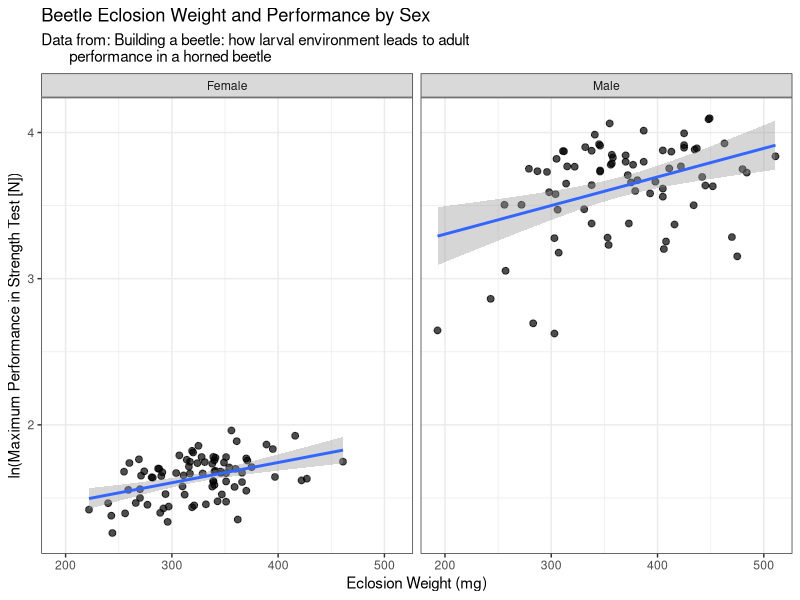
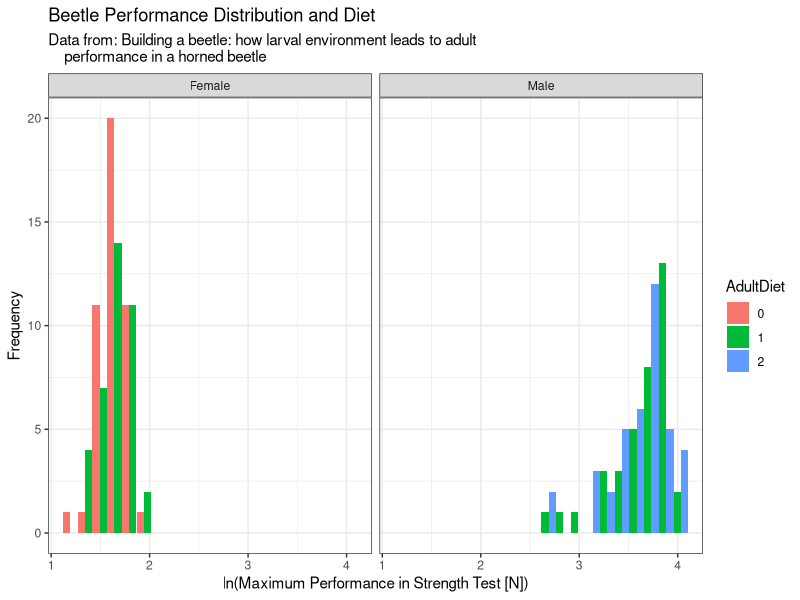
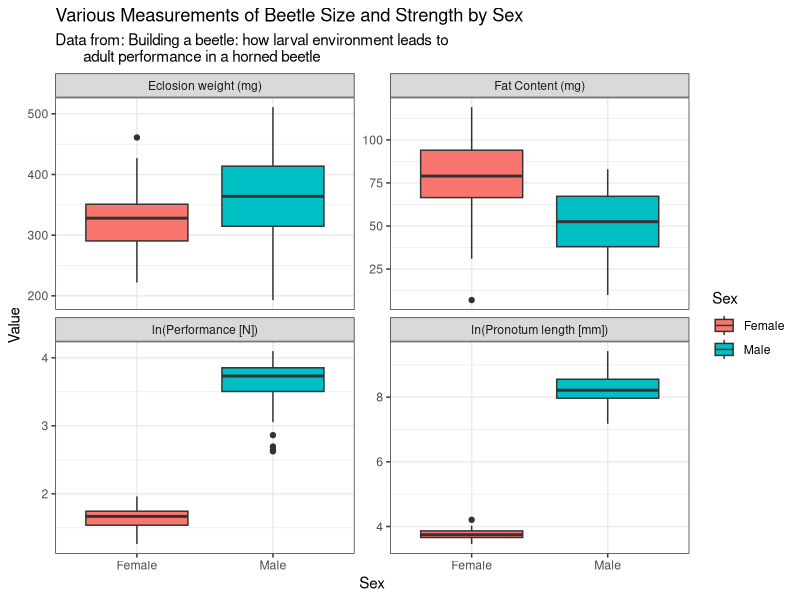
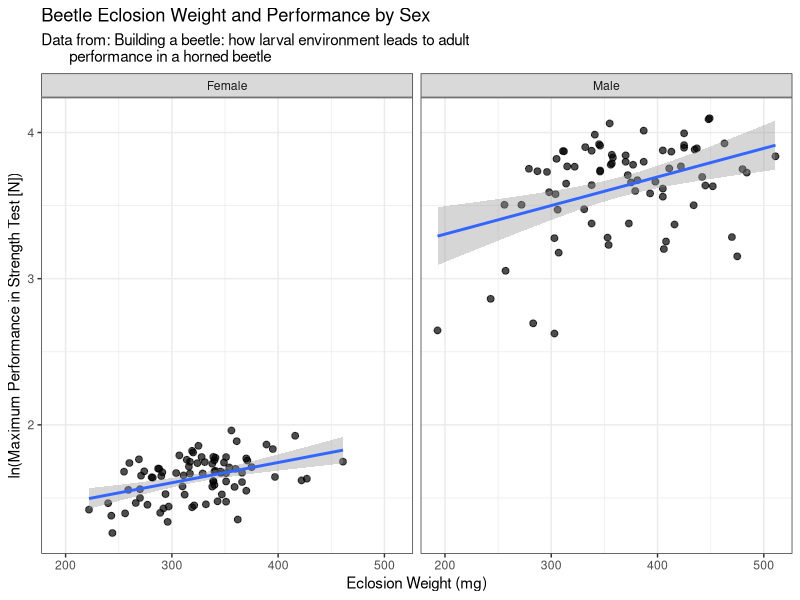
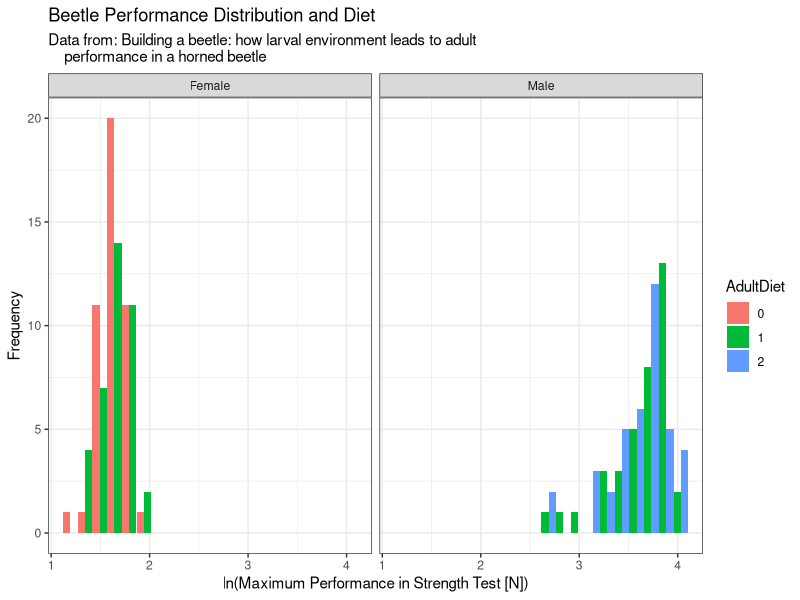
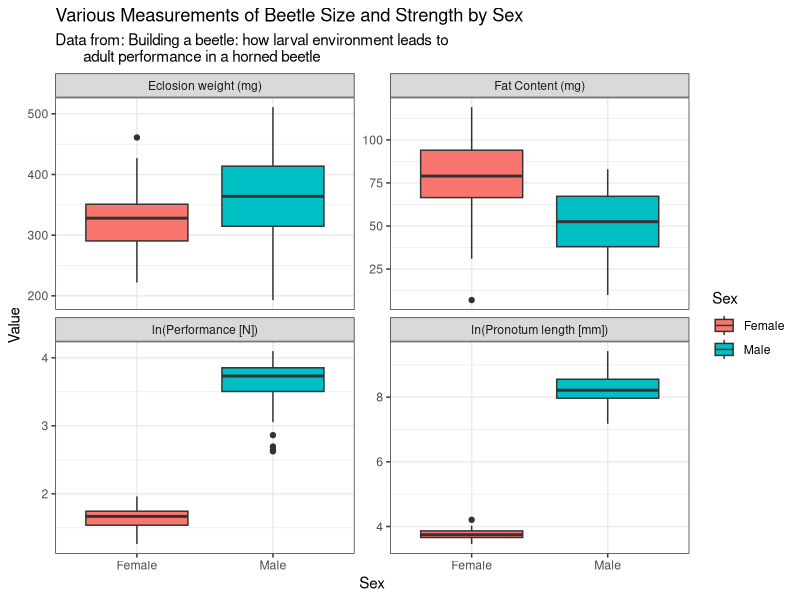

Generate these figures, in order, with R:
FemaleData <- read.csv("femaledata.txt")
MaleData <- read.csv("maledata.txt")

library(tidyr)
library(tidyverse)

FemaleDataClean <- FemaleData %>%
  separate(col = 1, into = c("Individual", "Performance", "PronotumLength", 
                             "FatContent", "WeightGain", "ElytraLength", 
                             "EclosionWeight", "AdultDiet", "EndBroodBallWeight",
                             "DevelopmentTime"), sep = " ") %>% 
  mutate(Sex = "Female") %>% 
  select(-Individual) %>% 
  mutate(
    Performance = as.numeric(Performance),
    PronotumLength = as.numeric(PronotumLength),
    FatContent = as.numeric(FatContent),
    WeightGain = as.numeric(WeightGain),
    ElytraLength = as.numeric(ElytraLength),
    EclosionWeight = as.numeric(EclosionWeight),
    EndBroodBallWeight = as.numeric(EndBroodBallWeight),
    DevelopmentTime = as.numeric(DevelopmentTime)) %>% 
  mutate(EclosionWeight = EclosionWeight*100,
         FatContent = FatContent*100) %>%
#The original paper's analysis details clarify that eclosion weight and fat content
#were divided by 100 to create a better scale for graphing. I have undone that here
#for better accuracy.
  drop_na()

MaleDataClean <- MaleData %>% 
  separate(col = 1, into = c("Individual", "Performance", "TestesMass",
                             "PronotumLength", "FatContent", "WeightGain", 
                             "ElytraLength", "HornLength", "EclosionWeight", 
                             "AdultDiet", "EndBroodBallWeight","DevelopmentTime"),
                             sep = " ") %>% 
  mutate(Sex="Male") %>% 
  select(-Individual) %>% 
  mutate(
    Performance = as.numeric(Performance),
    TestesMass = as.numeric(TestesMass),
    PronotumLength = as.numeric(PronotumLength),
    FatContent = as.numeric(FatContent),
    WeightGain = as.numeric(WeightGain),
    ElytraLength = as.numeric(ElytraLength),
    HornLength = as.numeric(HornLength),
    EclosionWeight = as.numeric(EclosionWeight),
    EndBroodBallWeight = as.numeric(EndBroodBallWeight),
    DevelopmentTime = as.numeric(DevelopmentTime)) %>% 
  mutate(EclosionWeight = EclosionWeight*100,
         FatContent = FatContent*100) %>%
  drop_na()

CombinedDataClean <- bind_rows(FemaleDataClean, MaleDataClean)

SexSummary <- CombinedDataClean %>% 
  group_by(Sex) %>%
  summarise(
    MeanPerformance = mean(Performance, na.rm = TRUE),
    SDPerformance = sd(Performance, na.rm = TRUE),
    MeanPronotum = mean(PronotumLength, na.rm = TRUE),
    SDPronotum = sd(PronotumLength, na.rm = TRUE),
    MeanFat = mean(FatContent, na.rm = TRUE),
    SDFat = sd(FatContent, na.rm = TRUE),
    MeanWeightGain = mean(WeightGain, na.rm = TRUE),
    SDWeightGain = sd(WeightGain, na.rm = TRUE),
    MeanElytra = mean(ElytraLength, na.rm = TRUE),
    SDElytra = sd(ElytraLength, na.rm = TRUE),
    MeanEclosionWeight = mean(EclosionWeight, na.rm= TRUE),
    SDEclosionWeight = sd(EclosionWeight, na.rm = TRUE),
    MeanBroodBall = mean(EndBroodBallWeight, na.rm = TRUE),
    SDBroodBall = sd(EndBroodBallWeight, na.rm = TRUE),
    MeanDevelopment = mean(DevelopmentTime, na.rm = TRUE),
    SDDevelopment = sd(DevelopmentTime, na.rm = TRUE),
    MeanTestes = mean(TestesMass, na.rm = TRUE),
    SDTestes = sd(TestesMass, na.rm = TRUE),
    MeanHorn = mean(HornLength, na.rm = TRUE),
    SDHorn = sd(HornLength, na.rm = TRUE),
    .groups = "drop")

OverallSummary <- CombinedDataClean %>% 
  summarise(
    Sex = "Combined",
    MeanPerformance = mean(Performance, na.rm = TRUE),
    SDPerformance = sd(Performance, na.rm = TRUE),
    MeanPronotum = mean(PronotumLength, na.rm = TRUE),
    SDPronotum = sd(PronotumLength, na.rm = TRUE),
    MeanFat = mean(FatContent, na.rm = TRUE),
    SDFat = sd(FatContent, na.rm = TRUE),
    MeanWeightGain = mean(WeightGain, na.rm = TRUE),
    SDWeightGain = sd(WeightGain, na.rm = TRUE),
    MeanElytra = mean(ElytraLength, na.rm = TRUE),
    SDElytra = sd(ElytraLength, na.rm = TRUE),
    MeanEclosionWeight = mean(EclosionWeight, na.rm= TRUE),
    SDEclosionWeight = sd(EclosionWeight, na.rm = TRUE),
    MeanBroodBall = mean(EndBroodBallWeight, na.rm = TRUE),
    SDBroodBall = sd(EndBroodBallWeight, na.rm = TRUE),
    MeanDevelopment = mean(DevelopmentTime, na.rm = TRUE),
    SDDevelopment = sd(DevelopmentTime, na.rm = TRUE))

FinalSummary <- bind_rows(SexSummary, OverallSummary)

#The ultimate goal of the "SexSummary" and "OverallSummary" dataframes being 
#created was to bind them into this final summary to be used for statistical
#analysis and figure crafting.

BeetlesLong <- CombinedDataClean %>%
  pivot_longer(
    cols = c(Performance, PronotumLength, FatContent, EclosionWeight),
    names_to = "Trait",
    values_to = "Value") %>% 
  mutate(Trait = recode(Trait,
                        Performance = "ln(Performance [N])",
                        PronotumLength = "ln(Pronotum length [mm])",
                        FatContent = "Fat Content (mg)",
                        EclosionWeight = "Eclosion weight (mg)"))

#I created this dataframe for use in my boxplot later on.

theme_set(theme_bw())

ggplot(CombinedDataClean, aes(x = EclosionWeight, y = Performance))+
  geom_point(size = 2, alpha = 0.7)+
  geom_smooth(method = "lm", se = TRUE) +
  facet_wrap(~ Sex)+
  xlab("Eclosion Weight (mg)")+
  ylab("ln(Maximum Performance in Strength Test [N])")+
#In the original dataset, some columns had already been log transformed.
#I chose to keep these statistical transformations intact for the sake of simplicity
#and better scale in my graphs, thus the "ln" in this axis label and others.
  labs(title = "Beetle Eclosion Weight and Performance by Sex",
       subtitle = "Data from: Building a beetle: how larval environment leads to adult
       performance in a horned beetle")
ggsave("Beetle_Weight_Performance_Sex.png", width=6, height=4, units="in", dpi=300)
#This figure serves to display that there is an (albeit weak) correlation between
#performance and eclosion weight. It also shows that these values are greatly 
#affected by sex.
  
ggplot(CombinedDataClean, aes(x = Performance, fill = AdultDiet))+
  geom_histogram(bins = 20, position = "dodge") +
  facet_wrap(~ Sex)+
  xlab("ln(Maximum Performance in Strength Test [N])") +
  ylab("Frequency") +
  labs(title = "Beetle Performance Distribution and Diet",
    subtitle = "Data from: Building a beetle: how larval environment leads to adult
    performance in a horned beetle")+
  scale_color_manual(values = 'red', 'green', 'blue')
ggsave("Beetle_Performance_Diet.png", width=6, height=4, units="in", dpi=300)
#This figure serves to display the difference in beetle performance based on diet.
#Visually, it appears that adult diet did not have a significant effect on performance.

ggplot(BeetlesLong, aes(x = Sex, y = Value, fill = Sex))+
  geom_boxplot()+
  facet_wrap(~ Trait, scales = "free_y") +
  xlab("Sex")+
  labs(title = "Various Measurements of Beetle Size and Strength by Sex",
       subtitle = "Data from: Building a beetle: how larval environment leads to 
       adult performance in a horned beetle")
ggsave("Beetle_Size_Strength_Sex.png", width=8, height=6, units="in", dpi=300)

#This graph serves to provide a general visual of the sexual dimorphism of this
#particular beetle species using several measurements of strength and size.
